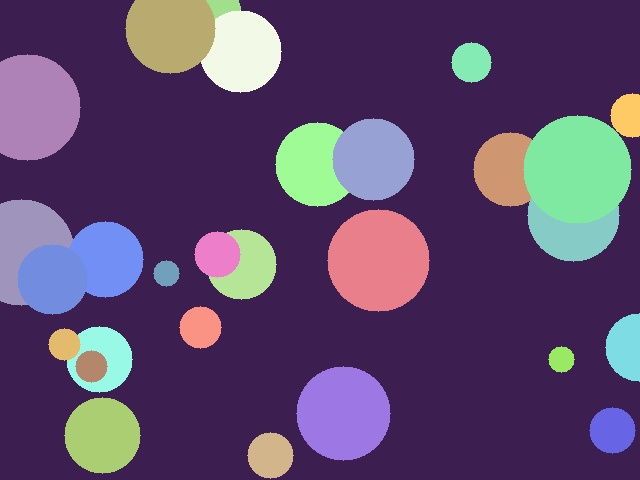
#> input picture Modul01 - Pendahuluan Komputer Vision/praktikum/image/abstrak.jpg, 640 x 480 px, given in place of scene_pemandangan.png, which was not available
$ python 20_style_transfer_manual.py
#> lines starting #> are read from the running program, lines starting #| are printed output that depends on the picture; pictures that were not available may be replaced by others from this repository, and a replacement may not be noted
"""
==========================================================================
PERCOBAAN 20: STYLE TRANSFER MANUAL (TANPA DEEP LEARNING)
==========================================================================
Program ini mempelajari teknik transfer gaya (style transfer) secara manual
tanpa menggunakan model deep learning. Pendekatan yang lebih sederhana
namun tetap menghasilkan efek artistik menarik.

Teknik yang dipelajari:
1. Color Transfer - mencocokkan mean dan std channel LAB
   antara gambar konten dan gambar gaya
2. Texture Transfer - menggabungkan edge konten dengan warna gaya
3. Histogram Matching - mencocokkan distribusi warna

Fungsi utama yang dipelajari:
- cv2.cvtColor() (BGR↔LAB)    : Konversi ruang warna untuk color transfer
- cv2.Canny()                  : Deteksi tepi untuk texture transfer
- cv2.calcHist() / equalizeHist() : Histogram matching
- np.mean(), np.std()          : Statistik untuk color transfer

Hasil: Gambar konten dengan gaya visual dari gambar referensi gaya
==========================================================================
"""

# Mengimpor library OpenCV untuk pemrosesan gambar
import cv2

# Mengimpor NumPy untuk operasi array numerik
import numpy as np

# Mengimpor os untuk operasi path file dan folder
import os

# Mengimpor matplotlib untuk visualisasi dan penyimpanan grafik
import matplotlib.pyplot as plt

# Mendapatkan direktori tempat script ini berada
SCRIPT_DIR = os.path.dirname(os.path.abspath(__file__))

# Mendefinisikan path folder gambar input
IMAGE_DIR = os.path.join(SCRIPT_DIR, "image")

# Mendefinisikan path folder output hasil percobaan
OUTPUT_DIR = os.path.join(SCRIPT_DIR, "output")

# Membuat folder output jika belum ada
os.makedirs(OUTPUT_DIR, exist_ok=True)

print("=" * 60)
print("PERCOBAAN 20: STYLE TRANSFER MANUAL")
print("=" * 60)

# ============================================================
# 1. Membaca gambar content dan style
# ============================================================

# Mendefinisikan path gambar content (pemandangan)
path_content = os.path.join(IMAGE_DIR, "scene_pemandangan.png")

# Mendefinisikan path gambar style (referensi gaya)
path_style = os.path.join(IMAGE_DIR, "style_reference.png")

# Membaca gambar content
img_content = cv2.imread(path_content)
#> img_content is the input picture: shape (480, 640, 3); mean B, G, R 109.1, 74.4, 93.5

# Membaca gambar style
img_style = cv2.imread(path_style)
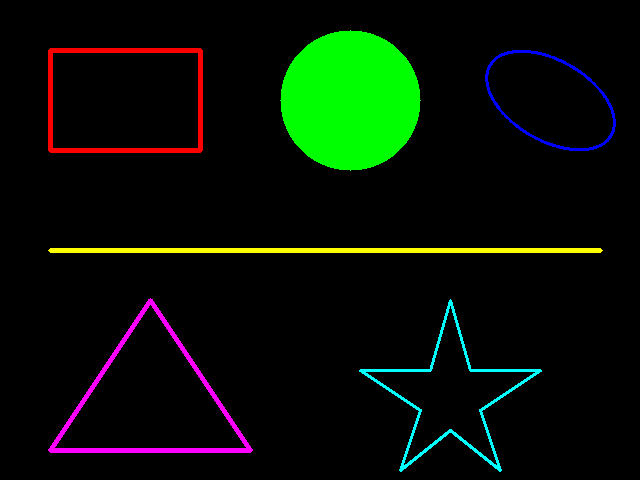
#> input picture Modul01 - Pendahuluan Komputer Vision/praktikum/image/bentuk_geometris.png, 640 x 480 px, given in place of style_reference.png, which was not available
#> img_style is the input picture: shape (480, 640, 3); mean B, G, R 4.8, 16.7, 6.6

# Memeriksa apakah gambar berhasil dimuat; jika tidak, download otomatis
if img_content is None or img_style is None:
    print("[WARN] Gambar tidak ditemukan. Menjalankan download_image.py otomatis...")
    import subprocess as _subp, sys as _sys
    _dl = os.path.join(os.path.dirname(os.path.abspath(__file__)), "download_image.py")
    _subp.run([_sys.executable, _dl], check=False)
    img_content = cv2.imread(path_content)
    img_style   = cv2.imread(path_style)
if img_content is None:
    raise FileNotFoundError(
        "[ERROR] scene_pemandangan.png tidak tersedia setelah download.\n"
        "  Jalankan terlebih dahulu: python download_image.py"
    )
if img_style is None:
    raise FileNotFoundError(
        "[ERROR] style_reference.png tidak tersedia setelah download.\n"
        "  Jalankan terlebih dahulu: python download_image.py"
    )

# Menyamakan ukuran gambar style agar sama dengan content
img_style = cv2.resize(img_style, (img_content.shape[1], img_content.shape[0]))

# Menampilkan informasi
print(f"[INFO] Content size: {img_content.shape}")
#| [INFO] Content size: (480, 640, 3)
print(f"[INFO] Style size: {img_style.shape}")
#| [INFO] Style size: (480, 640, 3)

# ============================================================
# 2. Teknik 1: Color Transfer (Reinhard et al.)
# ============================================================
print("\n[LANGKAH 1] Color Transfer menggunakan statistik LAB...")

def color_transfer_lab(content, style):
    """
    Transfer warna dari style ke content menggunakan metode Reinhard.
    Cocokkan mean dan std setiap channel LAB.
    """
    # Mengonversi kedua gambar ke ruang warna LAB (float)
    content_lab = cv2.cvtColor(content, cv2.COLOR_BGR2LAB).astype(np.float64)
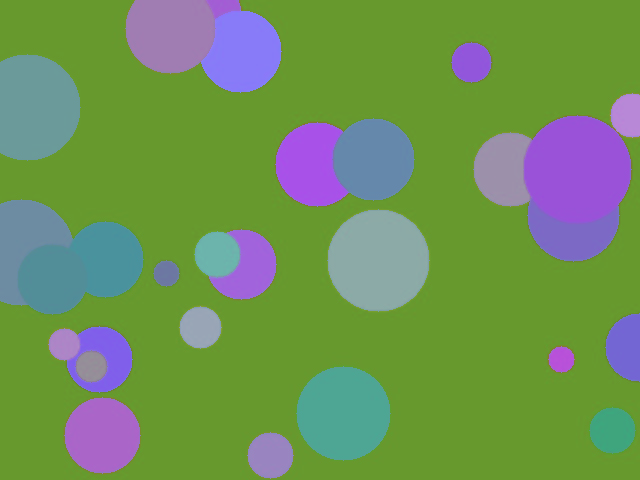
#> content_lab: shape (480, 640, 3) float64; mean B, G, R 87.6, 145.8, 110.8
    style_lab = cv2.cvtColor(style, cv2.COLOR_BGR2LAB).astype(np.float64)
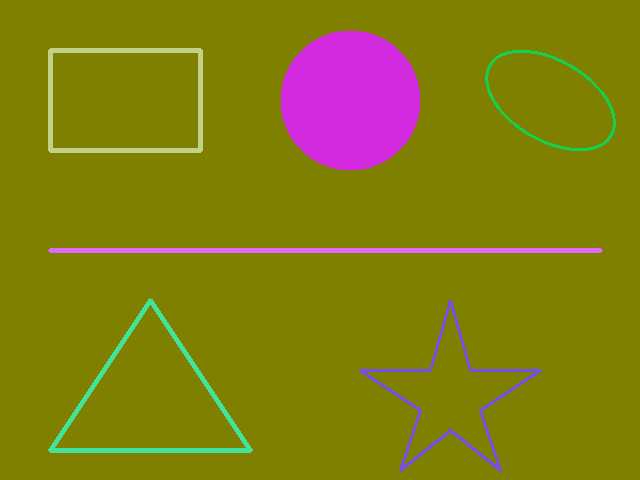
#> style_lab: shape (480, 640, 3) float64; mean B, G, R 17.7, 125, 132.6

    # Menghitung mean dan std untuk setiap channel content
    c_mean_l, c_std_l = np.mean(content_lab[:, :, 0]), np.std(content_lab[:, :, 0])
#> c_mean_l = 87.61; c_std_l = 66.53
    c_mean_a, c_std_a = np.mean(content_lab[:, :, 1]), np.std(content_lab[:, :, 1])
#> c_mean_a = 145.8; c_std_a = 19.68
    c_mean_b, c_std_b = np.mean(content_lab[:, :, 2]), np.std(content_lab[:, :, 2])
#> c_mean_b = 110.8; c_std_b = 21.03

    # Menghitung mean dan std untuk setiap channel style
    s_mean_l, s_std_l = np.mean(style_lab[:, :, 0]), np.std(style_lab[:, :, 0])
#> s_mean_l = 17.71; s_std_l = 59.07
    s_mean_a, s_std_a = np.mean(style_lab[:, :, 1]), np.std(style_lab[:, :, 1])
#> s_mean_a = 125; s_std_a = 23.18
    s_mean_b, s_std_b = np.mean(style_lab[:, :, 2]), np.std(style_lab[:, :, 2])
#> s_mean_b = 132.6; s_std_b = 22.69

    # Menampilkan statistik
    print(f"  Content LAB mean: L={c_mean_l:.1f}, A={c_mean_a:.1f}, B={c_mean_b:.1f}")
#|   Content LAB mean: L=87.6, A=145.8, B=110.8
    print(f"  Style LAB mean:   L={s_mean_l:.1f}, A={s_mean_a:.1f}, B={s_mean_b:.1f}")
#|   Style LAB mean:   L=17.7, A=125.0, B=132.6

    # Membuat salinan content LAB untuk modifikasi
    result_lab = content_lab.copy()

    # Menerapkan transfer: result = (content - c_mean) * (s_std / c_std) + s_mean
    # Channel L (Lightness)
    result_lab[:, :, 0] = (result_lab[:, :, 0] - c_mean_l) * (s_std_l / (c_std_l + 1e-6)) + s_mean_l
    # Channel A
    result_lab[:, :, 1] = (result_lab[:, :, 1] - c_mean_a) * (s_std_a / (c_std_a + 1e-6)) + s_mean_a
    # Channel B
    result_lab[:, :, 2] = (result_lab[:, :, 2] - c_mean_b) * (s_std_b / (c_std_b + 1e-6)) + s_mean_b

    # Membatasi ke rentang valid LAB (L: 0-255, A: 0-255, B: 0-255 untuk uint8)
    result_lab = np.clip(result_lab, 0, 255).astype(np.uint8)

    # Mengonversi kembali ke BGR
    result = cv2.cvtColor(result_lab, cv2.COLOR_LAB2BGR)

    # Mengembalikan hasil
    return result

# Menerapkan color transfer
color_transferred = color_transfer_lab(img_content, img_style)
print(f"  Color transfer selesai")

# ============================================================
# 3. Teknik 2: Texture Transfer (Edge + Color Blend)
# ============================================================
print("\n[LANGKAH 2] Texture Transfer (Edge Content + Color Style)...")

def texture_transfer(content, style, edge_weight=0.4):
    """
    Transfer tekstur: gabungkan struktur tepi content dengan warna style.
    """
#> called with edge_weight = 0.5
    # Mengonversi content ke grayscale
    gray_content = cv2.cvtColor(content, cv2.COLOR_BGR2GRAY)
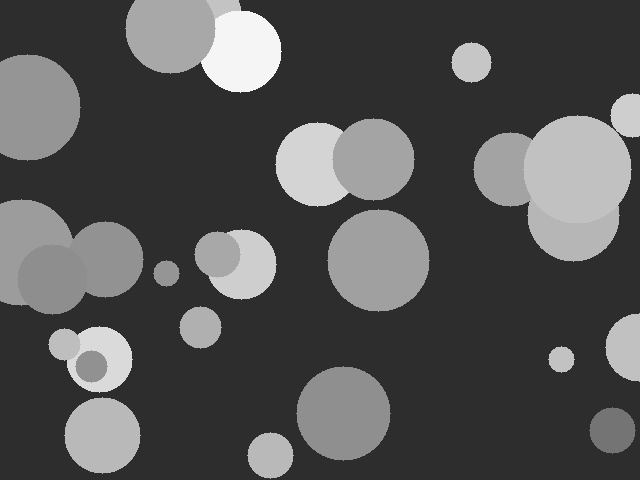
#> gray_content: shape (480, 640); min 37, max 252, mean 84.3

    # Mendeteksi tepi pada content menggunakan Canny
    edges = cv2.Canny(gray_content, 50, 150)
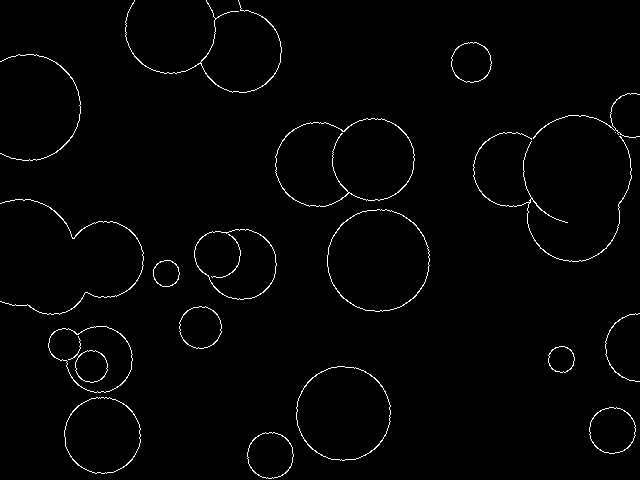
#> edges: shape (480, 640); 1.5% white in thin lines or dots

    # Memperlebar tepi agar lebih terlihat
    kernel = np.ones((2, 2), np.uint8)
    edges_dilated = cv2.dilate(edges, kernel, iterations=1)
#> edges_dilated: shape (480, 640); 3.5% white in thin lines or dots

    # Mengonversi edges ke 3 channel
    edges_3ch = cv2.cvtColor(edges_dilated, cv2.COLOR_GRAY2BGR).astype(np.float64) / 255.0
#> edges_3ch: shape (480, 640, 3) float64; values 0 (black) and 1 (white), 3.5% white in thin lines or dots

    # Membuat versi style yang lebih smooth (seperti lukisan)
    style_smooth = cv2.bilateralFilter(style, 15, 75, 75)

    # Menerapkan color transfer pada style yang sudah smooth
    style_colored = color_transfer_lab(content, style_smooth)
#|   Content LAB mean: L=87.6, A=145.8, B=110.8
#|   Style LAB mean:   L=17.7, A=124.9, B=132.6

    # Menggabungkan: warna dari style + tepi dari content
    result = style_colored.astype(np.float64)

    # overlay garis tepi (hitam) di atas hasil
    result = result * (1 - edge_weight * edges_3ch)

    # Membatasi ke 0-255
    result = np.clip(result, 0, 255).astype(np.uint8)

    # Mengembalikan hasil beserta komponen
    return result, edges_dilated, style_smooth

# Menerapkan texture transfer
texture_result, edges_vis, style_smooth_vis = texture_transfer(img_content, img_style, edge_weight=0.5)
print(f"  Texture transfer selesai")

# ============================================================
# 4. Teknik 3: Histogram Color Matching
# ============================================================
print("\n[LANGKAH 3] Histogram Color Matching...")

def histogram_matching(content, style):
    """
    Mencocokkan histogram warna content agar mirip dengan style.
    Dilakukan per channel.
    """
    # Membuat salinan content untuk modifikasi
    result = content.copy()

    # Melakukan matching untuk setiap channel (B, G, R)
    for ch in range(3):
        # Menghitung histogram content untuk channel ini
        hist_content = cv2.calcHist([content], [ch], None, [256], [0, 256]).flatten()

        # Menghitung histogram style untuk channel ini
        hist_style = cv2.calcHist([style], [ch], None, [256], [0, 256]).flatten()

        # Menghitung CDF (Cumulative Distribution Function) content
        cdf_content = np.cumsum(hist_content)
        cdf_content = cdf_content / cdf_content[-1]  # Normalisasi ke 0-1

        # Menghitung CDF style
        cdf_style = np.cumsum(hist_style)
        cdf_style = cdf_style / cdf_style[-1]  # Normalisasi ke 0-1

        # Membuat lookup table (LUT) untuk mapping
        lut = np.zeros(256, dtype=np.uint8)
        for i in range(256):
            # Mencari nilai terdekat di CDF style
            diff = np.abs(cdf_style - cdf_content[i])
            lut[i] = np.argmin(diff)

        # Menerapkan LUT pada channel content
        result[:, :, ch] = lut[content[:, :, ch]]

    # Mengembalikan hasil
    return result

# Menerapkan histogram matching
hist_matched = histogram_matching(img_content, img_style)
print(f"  Histogram matching selesai")

# ============================================================
# 5. Visualisasi Input: Content dan Style
# ============================================================
print("\n[LANGKAH 4] Membuat visualisasi input...")

# Membuat figure untuk menampilkan input
fig1, axes1 = plt.subplots(1, 2, figsize=(12, 5))

# Menampilkan content
axes1[0].imshow(cv2.cvtColor(img_content, cv2.COLOR_BGR2RGB))
axes1[0].set_title("Content Image\n(scene_pemandangan.png)", fontsize=12)
axes1[0].axis("off")

# Menampilkan style
axes1[1].imshow(cv2.cvtColor(img_style, cv2.COLOR_BGR2RGB))
axes1[1].set_title("Style Reference\n(style_reference.png)", fontsize=12)
axes1[1].axis("off")

# Menambahkan judul utama
fig1.suptitle("Input: Content dan Style Images", fontsize=14, fontweight='bold')

# Mengatur layout
plt.tight_layout()

# Menyimpan hasil ke folder output
output_path1 = os.path.join(OUTPUT_DIR, "20_input_content_style.png")
fig1.savefig(output_path1, dpi=150, bbox_inches='tight')
print(f"[SAVED] {output_path1}")

# Menutup figure
plt.show()
plt.show()
plt.show()
plt.close(fig1)

# ============================================================
# 6. Perbandingan semua metode style transfer
# ============================================================
print("\n[LANGKAH 5] Perbandingan semua metode...")

# Membuat figure perbandingan
fig2, axes2 = plt.subplots(2, 3, figsize=(18, 12))

# Menampilkan content (original)
axes2[0, 0].imshow(cv2.cvtColor(img_content, cv2.COLOR_BGR2RGB))
axes2[0, 0].set_title("Content Original", fontsize=12, fontweight='bold')
axes2[0, 0].axis("off")

# Menampilkan style reference
axes2[0, 1].imshow(cv2.cvtColor(img_style, cv2.COLOR_BGR2RGB))
axes2[0, 1].set_title("Style Reference", fontsize=12, fontweight='bold')
axes2[0, 1].axis("off")

# Menampilkan color transfer (Reinhard)
axes2[0, 2].imshow(cv2.cvtColor(color_transferred, cv2.COLOR_BGR2RGB))
axes2[0, 2].set_title("Color Transfer\n(LAB Reinhard)", fontsize=11)
axes2[0, 2].axis("off")

# Menampilkan texture transfer
axes2[1, 0].imshow(cv2.cvtColor(texture_result, cv2.COLOR_BGR2RGB))
axes2[1, 0].set_title("Texture Transfer\n(Edge + Color)", fontsize=11)
axes2[1, 0].axis("off")

# Menampilkan histogram matching
axes2[1, 1].imshow(cv2.cvtColor(hist_matched, cv2.COLOR_BGR2RGB))
axes2[1, 1].set_title("Histogram Matching\n(Per Channel CDF)", fontsize=11)
axes2[1, 1].axis("off")

# Menampilkan edge map content (komponen texture transfer)
axes2[1, 2].imshow(edges_vis, cmap='gray')
axes2[1, 2].set_title("Edge Map Content\n(Canny)", fontsize=11)
axes2[1, 2].axis("off")

# Menambahkan judul utama
fig2.suptitle("Manual Style Transfer: Perbandingan Semua Metode", fontsize=16, fontweight='bold')

# Mengatur layout
plt.tight_layout()

# Menyimpan hasil ke folder output
output_path2 = os.path.join(OUTPUT_DIR, "20_perbandingan_style_transfer.png")
fig2.savefig(output_path2, dpi=150, bbox_inches='tight')
print(f"[SAVED] {output_path2}")

# Menutup figure
plt.show()
plt.show()
plt.show()
plt.close(fig2)

# ============================================================
# 7. Variasi kekuatan transfer (blending dengan original)
# ============================================================
print("\n[LANGKAH 6] Variasi blending strength color transfer...")

# Mendefinisikan daftar alpha blending
alphas = [0.0, 0.2, 0.4, 0.6, 0.8, 1.0]

# Membuat figure untuk variasi blending
fig3, axes3 = plt.subplots(2, 3, figsize=(15, 10))

# Menampilkan setiap variasi
for idx, alpha in enumerate(alphas):
    # Menghitung posisi subplot
    row = idx // 3
    col = idx % 3

    # Blending: result = alpha * color_transferred + (1-alpha) * content
    blended = cv2.addWeighted(color_transferred, alpha, img_content, 1 - alpha, 0)

    # Menampilkan hasil
    axes3[row, col].imshow(cv2.cvtColor(blended, cv2.COLOR_BGR2RGB))
    axes3[row, col].set_title(f"Color Transfer α={alpha}", fontsize=11)
    axes3[row, col].axis("off")

# Menambahkan judul utama
fig3.suptitle("Variasi Kekuatan Color Transfer (Blending)", fontsize=14, fontweight='bold')

# Mengatur layout
plt.tight_layout()

# Menyimpan hasil ke folder output
output_path3 = os.path.join(OUTPUT_DIR, "20_variasi_blending.png")
fig3.savefig(output_path3, dpi=150, bbox_inches='tight')
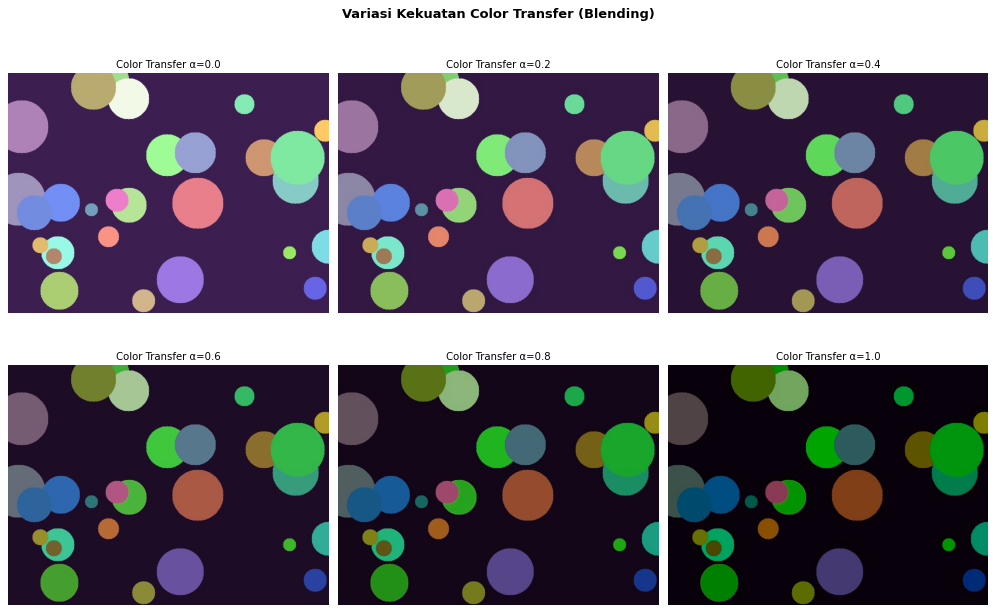
#> figure drawn by matplotlib, 6 panels
print(f"[SAVED] {output_path3}")

# Menutup figure
plt.show()
plt.show()
plt.show()
plt.close(fig3)

# ============================================================
# 8. Analisis distribusi warna sebelum dan sesudah transfer
# ============================================================
print("\n[LANGKAH 7] Analisis distribusi warna...")

# Membuat figure histogram
fig4, axes4 = plt.subplots(1, 3, figsize=(18, 5))

# Daftar gambar dan judul untuk histogram
hist_imgs = [img_content, img_style, color_transferred]
hist_titles = ["Content Original", "Style Reference", "Color Transferred"]

# Menampilkan histogram setiap gambar
for idx, (h_img, h_title) in enumerate(zip(hist_imgs, hist_titles)):
    # Menghitung histogram per channel
    for ch, color in enumerate(['blue', 'green', 'red']):
        hist = cv2.calcHist([h_img], [ch], None, [256], [0, 256])
        axes4[idx].plot(hist, color=color, label=color.capitalize(), alpha=0.7)

    # Mengatur label dan judul
    axes4[idx].set_title(f"Histogram - {h_title}", fontsize=11)
    axes4[idx].set_xlim([0, 256])
    axes4[idx].legend()
#> this loop made 3 passes
#> h_title on passes 1 to 3: 'Content Original', 'Style Reference', 'Color Transferred'

# Menambahkan judul utama
fig4.suptitle("Distribusi Warna: Content vs Style vs Transferred", fontsize=14, fontweight='bold')

# Mengatur layout
plt.tight_layout()

# Menyimpan hasil ke folder output
output_path4 = os.path.join(OUTPUT_DIR, "20_histogram_transfer.png")
fig4.savefig(output_path4, dpi=150, bbox_inches='tight')
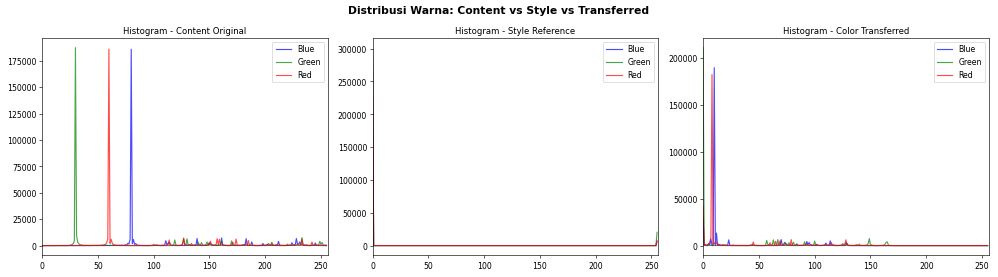
#> figure drawn by matplotlib, 3 panels; panel 1: curve peaks at x = 80, y = 185851; panel 1: curve peaks at x = 30, y = 187331; panel 1: curve peaks at x = 60, y = 185997; panel 2: curve peaks at x = 0, y = 301443
print(f"[SAVED] {output_path4}")

# Menutup figure
plt.show()
plt.show()
plt.show()
plt.close(fig4)

# ============================================================
# RINGKASAN
# ============================================================
print("\n" + "=" * 60)
print("RINGKASAN PERCOBAAN 20: STYLE TRANSFER MANUAL")
print("=" * 60)
print("Teknik-teknik yang dipelajari:")
print("1. Color Transfer (Reinhard et al.)")
print("   → Cocokkan mean & std channel LAB content ke style")
print("   → result = (content - c_mean) * (s_std/c_std) + s_mean")
print("2. Texture Transfer")
print("   → Gabungkan edge content (Canny) + warna style")
print("   → Menghasilkan efek lukisan dengan struktur content")
print("3. Histogram Matching")
print("   → Cocokkan CDF histogram per channel")
print("   → Menghasilkan distribusi warna yang serupa")
print()
print("Fungsi OpenCV yang digunakan:")
print("- cv2.cvtColor(src, cv2.COLOR_BGR2LAB) → konversi LAB")
print("- cv2.Canny(gray, thresh1, thresh2) → deteksi tepi")
print("- cv2.calcHist() → histogram per channel")
print("- cv2.addWeighted() → blending dengan alpha")
print("- cv2.bilateralFilter() → smooth dengan preservasi tepi")
print("- np.mean(), np.std() → statistik untuk color transfer")
print()
print("Kesimpulan:")
print("- Color transfer LAB paling efektif untuk transfer warna global")
print("- Texture transfer mempertahankan struktur konten")
print("- Histogram matching cocokkan distribusi secara presisi")
print("- Blending alpha memungkinkan kontrol kekuatan transfer")
print("- Tanpa deep learning, hasilnya tetap menarik untuk aplikasi sederhana")
print("=" * 60)
